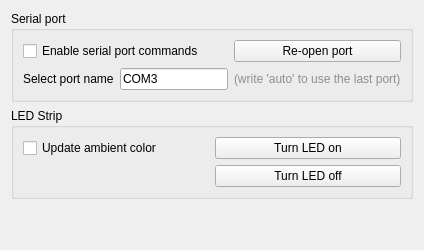
          <widget class="QWidget" name="miscTab">
           <attribute name="title">
            <string>Misc</string>
           </attribute>
           <layout class="QVBoxLayout" name="verticalLayout_6">
            <item>
             <widget class="QGroupBox" name="groupBox_16">
              <property name="title">
               <string>Serial port</string>
              </property>
              <layout class="QGridLayout" name="gridLayout_18">
               <item row="0" column="0" colspan="2">
                <widget class="QCheckBox" name="enableSerialCommands">
                 <property name="text">
                  <string>Enable serial port commands</string>
                 </property>
                </widget>
               </item>
               <item row="0" column="2">
                <widget class="QPushButton" name="ReopenPortButton">
                 <property name="text">
                  <string>Re-open port</string>
                 </property>
                </widget>
               </item>
               <item row="1" column="1">
                <widget class="QLineEdit" name="serialPortNameText">
                 <property name="text">
                  <string>COM3</string>
                 </property>
                </widget>
               </item>
               <item row="1" column="2">
                <widget class="QLabel" name="label_20">
                 <property name="styleSheet">
                  <string notr="true">color: rgb(142, 142, 142);</string>
                 </property>
                 <property name="frameShadow">
                  <enum>QFrame::Plain</enum>
                 </property>
                 <property name="text">
                  <string>(write 'auto' to use the last port)</string>
                 </property>
                </widget>
               </item>
               <item row="1" column="0">
                <widget class="QLabel" name="label_30">
                 <property name="text">
                  <string>Select port name</string>
                 </property>
                </widget>
               </item>
              </layout>
             </widget>
            </item>
            <item>
             <widget class="QGroupBox" name="groupBox_17">
              <property name="title">
               <string>LED Strip</string>
              </property>
              <layout class="QGridLayout" name="gridLayout_17">
               <item row="0" column="0">
                <widget class="QCheckBox" name="updateAmbientColor">
                 <property name="text">
                  <string>Update ambient color</string>
                 </property>
                </widget>
               </item>
               <item row="0" column="1">
                <widget class="QPushButton" name="LEDonButton">
                 <property name="text">
                  <string>Turn LED on</string>
                 </property>
                </widget>
               </item>
               <item row="1" column="1">
                <widget class="QPushButton" name="LEDoffButton">
                 <property name="text">
                  <string>Turn LED off</string>
                 </property>
                </widget>
               </item>
              </layout>
             </widget>
            </item>
            <item>
             <spacer name="verticalSpacer_9">
              <property name="orientation">
               <enum>Qt::Vertical</enum>
              </property>
              <property name="sizeHint" stdset="0">
               <size>
                <width>20</width>
                <height>40</height>
               </size>
              </property>
             </spacer>
            </item>
           </layout>
          </widget>
